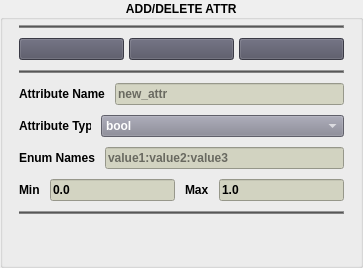
      <widget class="QGroupBox" name="grAddDelAttr">
       <property name="minimumSize">
        <size>
         <width>235</width>
         <height>0</height>
        </size>
       </property>
       <property name="maximumSize">
        <size>
         <width>16777215</width>
         <height>16777215</height>
        </size>
       </property>
       <property name="font">
        <font>
         <family>Arial</family>
         <pointsize>9</pointsize>
         <weight>75</weight>
         <bold>true</bold>
        </font>
       </property>
       <property name="title">
        <string> ADD/DELETE ATTR </string>
       </property>
       <property name="alignment">
        <set>Qt::AlignCenter</set>
       </property>
       <layout class="QHBoxLayout" name="horizontalLayout_4">
        <property name="spacing">
         <number>6</number>
        </property>
        <property name="topMargin">
         <number>0</number>
        </property>
        <item>
         <layout class="QVBoxLayout" name="vertLayAddDelAttr">
          <property name="spacing">
           <number>10</number>
          </property>
          <property name="leftMargin">
           <number>5</number>
          </property>
          <property name="topMargin">
           <number>5</number>
          </property>
          <property name="rightMargin">
           <number>5</number>
          </property>
          <property name="bottomMargin">
           <number>0</number>
          </property>
          <item>
           <widget class="Line" name="lineAddDelAttr_1">
            <property name="styleSheet">
             <string notr="true">background-color: rgb(131, 131, 131);</string>
            </property>
            <property name="frameShadow">
             <enum>QFrame::Raised</enum>
            </property>
            <property name="orientation">
             <enum>Qt::Horizontal</enum>
            </property>
           </widget>
          </item>
          <item>
           <layout class="QHBoxLayout" name="horLayAddDelAttr_1">
            <property name="spacing">
             <number>5</number>
            </property>
            <property name="leftMargin">
             <number>0</number>
            </property>
            <property name="topMargin">
             <number>0</number>
            </property>
            <property name="rightMargin">
             <number>0</number>
            </property>
            <property name="bottomMargin">
             <number>0</number>
            </property>
            <item>
             <widget class="QPushButton" name="btnAddAttribute">
              <property name="minimumSize">
               <size>
                <width>60</width>
                <height>0</height>
               </size>
              </property>
              <property name="maximumSize">
               <size>
                <width>16777215</width>
                <height>30</height>
               </size>
              </property>
              <property name="toolTip">
               <string>&lt;html&gt;&lt;head/&gt;&lt;body&gt;&lt;p&gt;&lt;span style=&quot; font-weight:600;&quot;&gt;Add Attribute&lt;/span&gt; - Add a custom attribute. Default attr type set to bool&lt;/p&gt;&lt;/body&gt;&lt;/html&gt;</string>
              </property>
              <property name="styleSheet">
               <string notr="true">QWidget{
background-color: rgb(81, 81, 97);
selection-background-color: rgb(170, 255, 255);
color: rgb(0, 0, 0);
}

QPushButton:hover {background-color: rgb(60, 159, 209); }</string>
              </property>
              <property name="text">
               <string/>
              </property>
              <property name="icon">
               <iconset>
                <normaloff>../img/icons/btn_add.png</normaloff>../img/icons/btn_add.png</iconset>
              </property>
              <property name="iconSize">
               <size>
                <width>23</width>
                <height>23</height>
               </size>
              </property>
             </widget>
            </item>
            <item>
             <widget class="QPushButton" name="btnAddSeparator">
              <property name="minimumSize">
               <size>
                <width>60</width>
                <height>0</height>
               </size>
              </property>
              <property name="maximumSize">
               <size>
                <width>16777215</width>
                <height>30</height>
               </size>
              </property>
              <property name="toolTip">
               <string>&lt;html&gt;&lt;head/&gt;&lt;body&gt;&lt;p&gt;&lt;span style=&quot; font-weight:600;&quot;&gt;Add Separator&lt;/span&gt; - Create a channel divider&lt;/p&gt;&lt;/body&gt;&lt;/html&gt;</string>
              </property>
              <property name="styleSheet">
               <string notr="true">QWidget{
background-color: rgb(81, 81, 97);
selection-background-color: rgb(170, 255, 255);
color: rgb(0, 0, 0);
}

QPushButton:hover {background-color: rgb(60, 159, 209); }</string>
              </property>
              <property name="text">
               <string/>
              </property>
              <property name="icon">
               <iconset>
                <normaloff>../img/icons/btn_separator.png</normaloff>../img/icons/btn_separator.png</iconset>
              </property>
              <property name="iconSize">
               <size>
                <width>40</width>
                <height>40</height>
               </size>
              </property>
             </widget>
            </item>
            <item>
             <widget class="QPushButton" name="btnDeleteAttribute">
              <property name="minimumSize">
               <size>
                <width>60</width>
                <height>0</height>
               </size>
              </property>
              <property name="maximumSize">
               <size>
                <width>16777215</width>
                <height>30</height>
               </size>
              </property>
              <property name="toolTip">
               <string>&lt;html&gt;&lt;head/&gt;&lt;body&gt;&lt;p&gt;&lt;span style=&quot; font-weight:600;&quot;&gt;Delete Attribute&lt;/span&gt; - Delete selected custom attribute&lt;/p&gt;&lt;/body&gt;&lt;/html&gt;</string>
              </property>
              <property name="styleSheet">
               <string notr="true">QWidget{
background-color: rgb(81, 81, 97);
selection-background-color: rgb(170, 255, 255);
color: rgb(0, 0, 0);
}

QPushButton:hover {background-color: rgb(60, 159, 209); }</string>
              </property>
              <property name="text">
               <string/>
              </property>
              <property name="icon">
               <iconset>
                <normaloff>../img/icons/btn_minus.png</normaloff>../img/icons/btn_minus.png</iconset>
              </property>
              <property name="iconSize">
               <size>
                <width>23</width>
                <height>23</height>
               </size>
              </property>
             </widget>
            </item>
           </layout>
          </item>
          <item>
           <widget class="Line" name="line">
            <property name="styleSheet">
             <string notr="true">background-color: rgb(131, 131, 131);</string>
            </property>
            <property name="frameShadow">
             <enum>QFrame::Raised</enum>
            </property>
            <property name="orientation">
             <enum>Qt::Horizontal</enum>
            </property>
           </widget>
          </item>
          <item>
           <layout class="QHBoxLayout" name="horLayAddDelAttr_2">
            <item>
             <widget class="QLabel" name="lblAttrName">
              <property name="text">
               <string>Attribute Name</string>
              </property>
             </widget>
            </item>
            <item>
             <widget class="QLineEdit" name="editAttrName">
              <property name="minimumSize">
               <size>
                <width>100</width>
                <height>0</height>
               </size>
              </property>
              <property name="font">
               <font>
                <family>Arial</family>
                <pointsize>9</pointsize>
               </font>
              </property>
              <property name="toolTip">
               <string>&lt;html&gt;&lt;head/&gt;&lt;body&gt;&lt;p&gt;&lt;span style=&quot; font-weight:600;&quot;&gt;Attribute Name&lt;/span&gt; - Specify name of new attribute&lt;/p&gt;&lt;/body&gt;&lt;/html&gt;</string>
              </property>
              <property name="styleSheet">
               <string notr="true">background-color: rgb(212, 213, 195);
color: rgb(0, 0, 0);
</string>
              </property>
              <property name="text">
               <string/>
              </property>
              <property name="placeholderText">
               <string>new_attr</string>
              </property>
             </widget>
            </item>
           </layout>
          </item>
          <item>
           <layout class="QHBoxLayout" name="horLayAddDelAttr_3">
            <item>
             <widget class="QLabel" name="lblAttributeType">
              <property name="maximumSize">
               <size>
                <width>72</width>
                <height>16777215</height>
               </size>
              </property>
              <property name="text">
               <string>Attribute Type</string>
              </property>
             </widget>
            </item>
            <item>
             <widget class="QComboBox" name="cboxAttrType">
              <property name="minimumSize">
               <size>
                <width>100</width>
                <height>0</height>
               </size>
              </property>
              <property name="maximumSize">
               <size>
                <width>16777215</width>
                <height>16777215</height>
               </size>
              </property>
              <property name="font">
               <font>
                <family>Arial</family>
                <pointsize>9</pointsize>
               </font>
              </property>
              <property name="toolTip">
               <string>&lt;html&gt;&lt;head/&gt;&lt;body&gt;&lt;p&gt;&lt;span style=&quot; font-weight:600;&quot;&gt;Attribute Type&lt;/span&gt; - Specify attribute type. Defaults to bool&lt;/p&gt;&lt;/body&gt;&lt;/html&gt;</string>
              </property>
              <property name="styleSheet">
               <string notr="true">QWidget{
background-color: rgb(134, 134, 148);
color: rgb(255, 255, 255);
}

QToolTip {
	background-color: rgb(52, 52, 52);
	color: rgb(0, 0, 0);
}</string>
              </property>
              <item>
               <property name="text">
                <string>bool</string>
               </property>
              </item>
              <item>
               <property name="text">
                <string>int</string>
               </property>
              </item>
              <item>
               <property name="text">
                <string>float</string>
               </property>
              </item>
              <item>
               <property name="text">
                <string>enum</string>
               </property>
              </item>
             </widget>
            </item>
           </layout>
          </item>
          <item>
           <layout class="QHBoxLayout" name="horLayAddDelAttr_4">
            <item>
             <widget class="QLabel" name="lblEnumNames">
              <property name="minimumSize">
               <size>
                <width>72</width>
                <height>0</height>
               </size>
              </property>
              <property name="maximumSize">
               <size>
                <width>90</width>
                <height>16777215</height>
               </size>
              </property>
              <property name="text">
               <string>Enum Names</string>
              </property>
             </widget>
            </item>
            <item>
             <widget class="QLineEdit" name="editEnumNames">
              <property name="minimumSize">
               <size>
                <width>100</width>
                <height>0</height>
               </size>
              </property>
              <property name="maximumSize">
               <size>
                <width>16777215</width>
                <height>16777215</height>
               </size>
              </property>
              <property name="font">
               <font>
                <family>Arial</family>
                <pointsize>9</pointsize>
               </font>
              </property>
              <property name="toolTip">
               <string>&lt;html&gt;&lt;head/&gt;&lt;body&gt;&lt;p&gt;&lt;span style=&quot; font-weight:600;&quot;&gt;Enum Names&lt;/span&gt; - Specify enum value names. Values must be separated by colons ':'&lt;/p&gt;&lt;/body&gt;&lt;/html&gt;</string>
              </property>
              <property name="styleSheet">
               <string notr="true">background-color: rgb(210, 211, 193);
color: rgb(0, 0, 0);


</string>
              </property>
              <property name="text">
               <string/>
              </property>
              <property name="placeholderText">
               <string>value1:value2:value3</string>
              </property>
             </widget>
            </item>
           </layout>
          </item>
          <item>
           <layout class="QHBoxLayout" name="horLayAddDelAttr_5">
            <item>
             <widget class="QLabel" name="lblMin">
              <property name="text">
               <string>Min</string>
              </property>
             </widget>
            </item>
            <item>
             <widget class="QLineEdit" name="editMin">
              <property name="font">
               <font>
                <family>Arial</family>
                <pointsize>9</pointsize>
               </font>
              </property>
              <property name="toolTip">
               <string>&lt;html&gt;&lt;head/&gt;&lt;body&gt;&lt;p&gt;&lt;span style=&quot; font-weight:600;&quot;&gt;Min Value&lt;/span&gt; - Input minimum value. Only considered for &lt;span style=&quot; font-style:italic;&quot;&gt;float&lt;/span&gt; and &lt;span style=&quot; font-style:italic;&quot;&gt;int&lt;/span&gt; attr types&lt;/p&gt;&lt;/body&gt;&lt;/html&gt;</string>
              </property>
              <property name="styleSheet">
               <string notr="true">background-color: rgb(211, 212, 194);
color: rgb(0, 0, 0);</string>
              </property>
              <property name="text">
               <string>0.0</string>
              </property>
              <property name="placeholderText">
               <string/>
              </property>
             </widget>
            </item>
            <item>
             <widget class="QLabel" name="lblMax">
              <property name="text">
               <string>Max</string>
              </property>
             </widget>
            </item>
            <item>
             <widget class="QLineEdit" name="editMax">
              <property name="font">
               <font>
                <family>Arial</family>
                <pointsize>9</pointsize>
               </font>
              </property>
              <property name="toolTip">
               <string>&lt;html&gt;&lt;head/&gt;&lt;body&gt;&lt;p&gt;&lt;span style=&quot; font-weight:600;&quot;&gt;Max Value&lt;/span&gt; - Input maximum value. Only considered for &lt;span style=&quot; font-style:italic;&quot;&gt;float&lt;/span&gt; and &lt;span style=&quot; font-style:italic;&quot;&gt;int&lt;/span&gt; attr types&lt;/p&gt;&lt;/body&gt;&lt;/html&gt;</string>
              </property>
              <property name="styleSheet">
               <string notr="true">background-color: rgb(210, 211, 193);
color: rgb(0, 0, 0);</string>
              </property>
              <property name="text">
               <string>1.0</string>
              </property>
             </widget>
            </item>
           </layout>
          </item>
          <item>
           <widget class="Line" name="lineAddDelAttr_2">
            <property name="styleSheet">
             <string notr="true">background-color: rgb(131, 131, 131);</string>
            </property>
            <property name="frameShadow">
             <enum>QFrame::Raised</enum>
            </property>
            <property name="orientation">
             <enum>Qt::Horizontal</enum>
            </property>
           </widget>
          </item>
          <item>
           <spacer name="vertSpacerAddDelAttr">
            <property name="orientation">
             <enum>Qt::Vertical</enum>
            </property>
            <property name="sizeHint" stdset="0">
             <size>
              <width>20</width>
              <height>40</height>
             </size>
            </property>
           </spacer>
          </item>
         </layout>
        </item>
       </layout>
      </widget>
